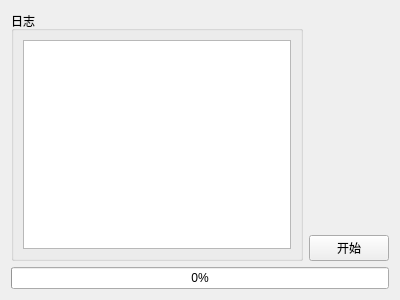
<?xml version="1.0" encoding="UTF-8"?>
<ui version="4.0">
 <class>mainForm</class>
 <widget class="QWidget" name="mainForm">
  <property name="geometry">
   <rect>
    <x>0</x>
    <y>0</y>
    <width>400</width>
    <height>300</height>
   </rect>
  </property>
  <property name="minimumSize">
   <size>
    <width>400</width>
    <height>300</height>
   </size>
  </property>
  <property name="windowTitle">
   <string>Excel数值对比工具</string>
  </property>
  <layout class="QVBoxLayout" name="verticalLayout">
   <item>
    <layout class="QHBoxLayout" name="horizontalLayout">
     <item>
      <widget class="QGroupBox" name="groupBox">
       <property name="title">
        <string>日志</string>
       </property>
       <layout class="QVBoxLayout" name="verticalLayout_3">
        <item>
         <widget class="QTextBrowser" name="textBrowser"/>
        </item>
       </layout>
      </widget>
     </item>
     <item>
      <layout class="QVBoxLayout" name="verticalLayout_2">
       <item>
        <spacer name="verticalSpacer">
         <property name="orientation">
          <enum>Qt::Vertical</enum>
         </property>
         <property name="sizeHint" stdset="0">
          <size>
           <width>20</width>
           <height>40</height>
          </size>
         </property>
        </spacer>
       </item>
       <item>
        <widget class="QPushButton" name="startButton">
         <property name="text">
          <string>开始</string>
         </property>
        </widget>
       </item>
      </layout>
     </item>
    </layout>
   </item>
   <item>
    <widget class="QProgressBar" name="progressBar">
     <property name="value">
      <number>0</number>
     </property>
     <property name="textVisible">
      <bool>true</bool>
     </property>
    </widget>
   </item>
  </layout>
 </widget>
 <resources/>
 <connections/>
</ui>
